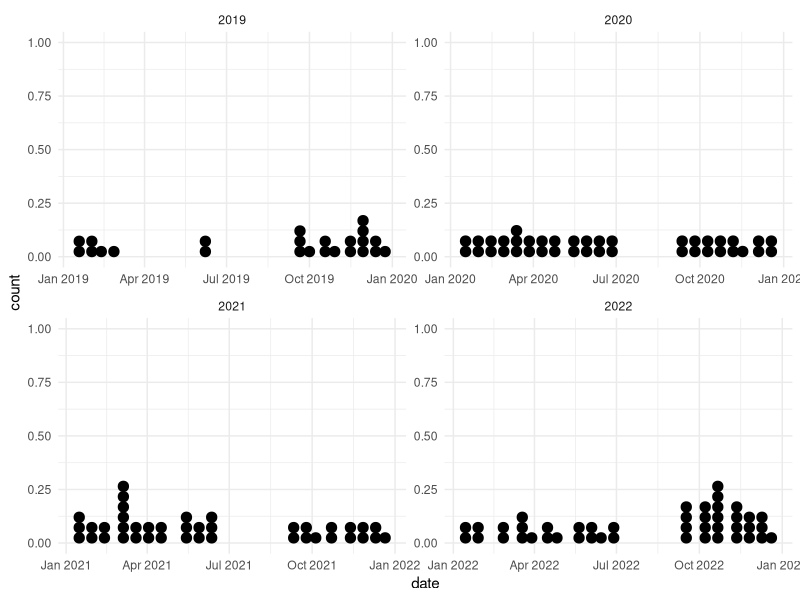
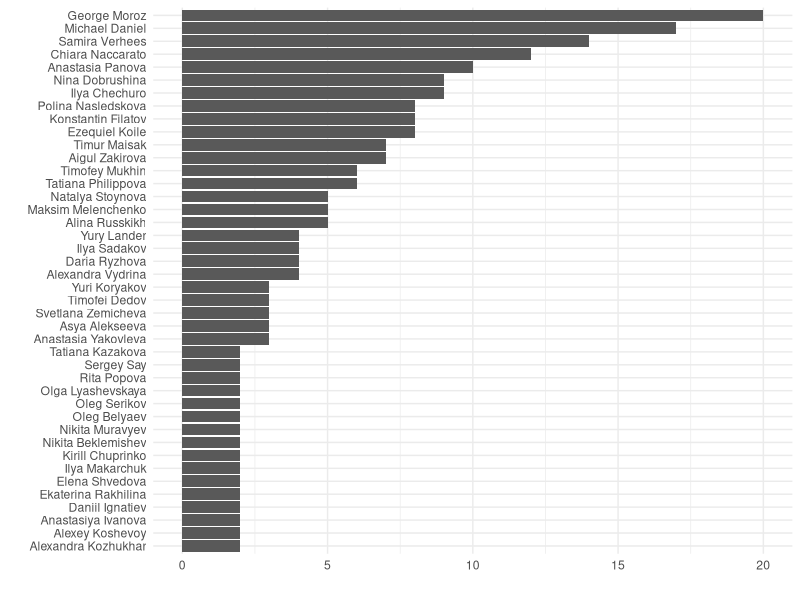

Source code (R) for these figures, in order:
library(tidyverse)
library(lubridate)
df <- readxl::read_xlsx("data.xlsx")

df %>% 
  mutate(date = lubridate::make_date(year = year, month = month, day = day)) %>% 
  filter(year > 2018, year < 2023) %>% 
  ggplot(aes(date))+
  geom_dotplot()+
  facet_wrap(~year, scales = "free")+
  theme_minimal()
  
df %>% 
  mutate(author = str_remove_all(author, "\\(.*?\\)"),
         author = str_split(author, ", ")) %>% 
  unnest_longer(author) %>% 
  mutate(author = str_squish(author)) %>% 
  count(author, sort = TRUE) %>% 
  filter(n > 1) %>%
  mutate(author = fct_reorder(author, n)) %>% 
  ggplot(aes(n, author))+
  geom_col()+
  labs(x = "", y = "")+
  theme_minimal()
  

